Frame 1 (no input): blank canvas, image omitted
Frame 60 (the mouse pressed at the canvas centre just before this capture): blank canvas, image omitted
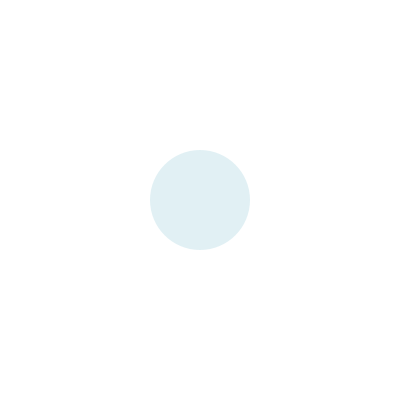
Frame 120 (the mouse held since frame 60 and released just before this capture)

The Processing sketch whose frames 1 and 60 were blank and that drew this single picture after the mouse press (run headless with seeded random() and noise(); from frame 60 on, the mouse is pressed at the canvas centre):

// Processing sketch: processing_33638
// ── processing_33638.pde

int numberBalls = 10; //defines x number of balls
int counter;  //defines counter element

float centerX [] = new float [numberBalls]; //defines xposition
float centerY [] = new float [numberBalls]; //defines yposition

void setup() {

  size(400, 400);
  noStroke();
  smooth();

  frameRate(30);
  counter = 0;
  
}
void mousePressed() {
  centerX[counter % numberBalls] = mouseX;
  centerY[counter % numberBalls]= mouseY;
  counter++;
}

void draw() {

  background(255);
  fill(100, 180, 200, 50);
  for (int i = 0; i<numberBalls && i<counter; i++) { //this equation adds 1 ball everytime [i] is called at positions centerX, centreY
    ellipse(centerX[i], centerY[i], 100, 100);
  }
}
